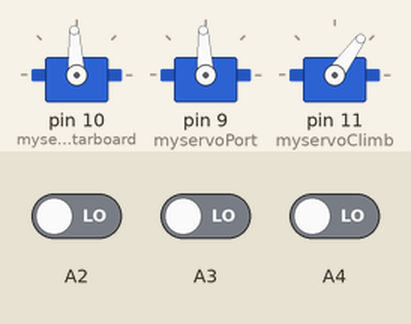
Bench run of a sketch on a simulated Arduino Uno, built with avr-gcc and run on an emulated ATmega328P. Parts: 3 × servo. Inputs (shaded band) come from the test bench; at power-on: A2 LOW, A3 LOW, A4 LOW. What the sketch prints to the serial monitor is not drawn.

Above: at 0.1 s.
At 4.3 s:
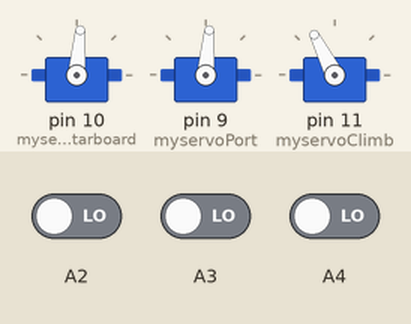
At 6.9 s:
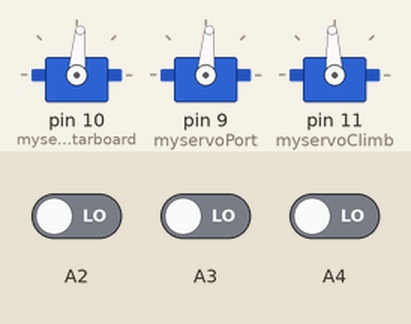
At 25.6 s:
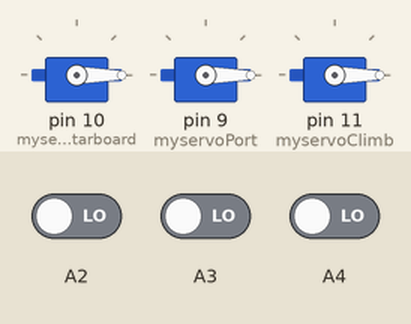
Timing chart, 0 to 27.1 s (numbered marks = the images above):
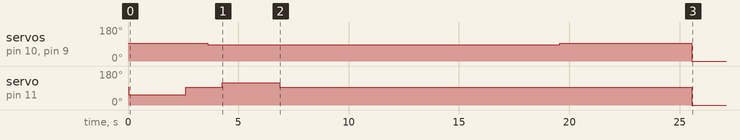

The sketch:

tuesdaypreseasoncode.ino
```cpp
/*
  Reads an analog input on pin 9, prints the result to the Serial Monitor. Meant to run a motor.
  More info on motor(PWM)values at "sensorValue=sensorValue" line.
  Attach the center pin of a potentiometer to pin A0, and the outside pins to +5V and ground.
  http://www.arduino.cc/en/Tutorial/AnalogReadSerial
  Definition:
   - myservo --> servo motor class (servo is a type of motor)
   - Microsecond values - 700 is fully counter-clockwise and 2200 is fully clockwise
  Notes:
   - Open the Serial Monitor under the Tools bar once the program is running and you can see the values of the potentiometer at various point
   - Pulse Width Modulation (PWM) is better described at https://www.arduino.cc/en/Tutorial/PWM.
   - For more info on microseconds and the map function look here at https://www.arduino.cc/en/Reference/ServoWriteMicroseconds.
   - The map function is decribed further here at https://www.arduino.cc/reference/en/language/functions/math/map/.

*/
/*
button wires
white (blue) = signal
black (green) = power
red (yellow) = ground

motor 4 wiring
green = top left ground
blue = PWM port 3

motor 3 wiring
green = right ground
blue = PWM port 6

downclimb wiring
B4 = CH1
*/
#include<Servo.h>       // include

Servo myservoStarboard;          // initializes object "myservoStarboard" as a Servo Motor object on the right side of the car facing forward
Servo myservoPort;              //  initliazes object "myservoPort" as a Servo Motor object on the left side of the car facing forward
Servo myservoClimb;

int clockwise = 1575;          // sets PWM microsecond value for clockwise motor rotation
int counterclockwise = 1425; // sets PWM microsecond value for counterclockwise motor rotation
int passNum=0;
int analogPin=1;
int val=0;
long ch1;
long ch2;
long ch3;
double autostarttime;

double timeperinch = 54.11;//time in milliseconds
double timeperfoot = 649.33;//time in milliseconds
#define RIGHT_PIN      3  // right channel from RC receiver
#define LEFT_PIN      2 // left channel from RC receiver
#define CLIMB_PIN           4  // climb channel from RC receiver
#define LEFT_MOTOR_PIN    9  // confirmed pin  9 is pwm output
#define RIGHT_MOTOR_PIN  10  // confirmed pin 10 is pwm output
#define CLIMB_MOTOR_PIN    11  // confirmed pin 11 is pwm output
#define PULSE_WIDTH_DEADBAND  40      // pulse width difference from 1500 us (microseconds) to ignore (to compensate for control centering offset)
#define K_right            0.50    // speed multiplier to decrease right sensitivity.  0.65 gives about a 4" turn radius at max left
#define K_SPEED               8.0    // Useful range 2 < 32.  16 is sluggish.  no tipping with 8.0  const accel multiplier to decrease max accel in a different way.

const int MAX_SPEED = 500;        // This corresponds to a range of 1000 to 2000
const bool debugOn = false;       // The overhead required by serial and delays would be bad for RC control.
                                  // Make it easy to disable.
long accelLimitedleft;        // Range will be +/- 500.  No real value to give it an initial value?

int left_speed;
int right_speed;
int l_speed;
int r_speed;

void setup() {
  Serial.begin(9600);                  // initialize serial communication at 9600 bits per second - don't change this
  myservoStarboard.attach(10);                  //assigns the servo to pin 6 (PWM)
  myservoStarboard.writeMicroseconds(1500);    //This sets servo to mid-point of mapped range. Described better in void loop.
  myservoPort.attach(9);                  //assigns the servo to pin 3 (PWM)
  myservoPort.writeMicroseconds(1500);   //This sets servo to mid-point of mapped range. Described better in void loop.
  myservoClimb.attach(11);
  myservoClimb.writeMicroseconds(1500);
  /* pinMode(3, INPUT);                    // Sets the pins for the inputs for the RC controller
  pinMode(5, INPUT);
  pinMode(6, INPUT); */
}

void forward () {
      myservoStarboard.writeMicroseconds(counterclockwise);      //
      myservoPort.writeMicroseconds(counterclockwise);
      //myservoStarboard.writeMicroseconds(counterclockwise);      //
      //myservoPort.writeMicroseconds(clockwise); //
}

void reverse () {
      myservoStarboard.writeMicroseconds(counterclockwise);      //
      myservoPort.writeMicroseconds(clockwise);
      /*myservoStarboard.writeMicroseconds(clockwise);      //
      myservoPort.writeMicroseconds(counterclockwise);*///
}

void pause (){
  myservoStarboard.writeMicroseconds(1500);
  myservoPort.writeMicroseconds(1500);
  delay(3000);
}

void timedelay(double distance) {
  //delay(distance * timeperinch);
  delay(distance * timeperfoot);

}

void Starboard (){
  myservoStarboard.writeMicroseconds(clockwise);
  myservoPort.writeMicroseconds(clockwise);
  /*myservoStarboard.writeMicroseconds(counterclockwise);
  myservoPort.writeMicroseconds(counterclockwise);*/
}

void Port (){
  myservoStarboard.writeMicroseconds(clockwise);//range of 700-1499
  myservoPort.writeMicroseconds(counterclockwise);//range of 1501-2200
  /*myservoStarboard.writeMicroseconds(clockwise);
  myservoPort.writeMicroseconds(clockwise);*/
}

void Climb (double direction){
  myservoClimb.writeMicroseconds(direction);
  /*myservoStarboard.writeMicroseconds(counterclockwise);
  myservoPort.writeMicroseconds(counterclockwise);*/
}

void pauseClimb (){
  myservoClimb.writeMicroseconds(1500);
  delay(1000);
}

void autonomous() {
  unsigned long startedAt = millis();
  while(millis() - startedAt < 10000){

  Climb(1100);
  timedelay(4);
  pauseClimb();

  forward();
  timedelay(1);

  Climb(1750);
  timedelay(4);
  pauseClimb();

  //pause();

  forward();
  timedelay(18);

  pause();
  }
  }
  void rcControl() {
//-----------------------------------------------Below this line is all the RC controlling code for the robot-------------------------------------------------------------------------
  while(val > 400){ //this loop will wait until the button has been pressed and then will exit

  int leftMotor = pulseIn(A3, HIGH);  // Read left input.  Normally 1000 to 2000
  int rightMotor = pulseIn(A4, HIGH);  // Read right input.  Normally 1000 to 2000
  int climbMotor = pulseIn(A2, HIGH);            // Read climb input.  Either ~1000 or ~2000 (basically binary)

  //ch1 = pulseIn(2, HIGH);
  //ch2 = pulseIn(3, HIGH);
  //ch3 = pulseIn(A4, HIGH, 25000);
  //Serial.print("Channel 1: " + ch1);
  //Serial.print("Channel 2: " + ch2);
  //Serial.print("Channel 3: " + climbMotor);
  //delay(10);
//Serial.println("made it");
  myservoPort.write(leftMotor);
  myservoStarboard.write(rightMotor);
  myservoClimb.writeMicroseconds(climbMotor);
 /* if ((900 < left)&& (left < 2100) && (900 < right) && (right < 2100)){
     Serial.println("Yay!");


     // Normalize left and right to the range of -500 to +500.
     long leftNorm = left - 1500;
     long rightNorm = right - 1500;
    if (debugOn) Serial.println(rightNorm);


     rightNorm = rightNorm * K_right;                                 // Apply simple scaling to keep right reasonable
     accelLimitedleft = (accelLimitedleft/K_SPEED*(K_SPEED-1.0)) + leftNorm/K_SPEED;

    if (debugOn) Serial.println(K_SPEED);
    if (debugOn) Serial.println(rightNorm);
    if (debugOn) Serial.println(K_right);


     // Mix left and right inputs to obtain left & right motor speeds
     left_speed = accelLimitedleft - rightNorm;
     right_speed = accelLimitedleft + rightNorm;

     // Cap speeds to max
     left_speed = min(max(left_speed, -MAX_SPEED), MAX_SPEED);  // max is 500
     right_speed = min(max(right_speed, -MAX_SPEED), MAX_SPEED); // max is 500

     // All good.
     // Values are now +/- 500 and need to be mapped to "servo" style outputs for motor controller
  }
  else     // At least one RC signal is not good
   {
    if (debugOn) Serial.println("Sad face");
    left_speed = 0;
    right_speed = 0;
   }

    if (abs(left_speed) > PULSE_WIDTH_DEADBAND){
       l_speed = map(left_speed, -500, 500, 1000, 2000);
    }
    else{
       l_speed = 1500; // This should be neutral, no speed.  If it is in the deadband then call it neutral.
    }

    if (abs(right_speed) > PULSE_WIDTH_DEADBAND){
       r_speed = map(right_speed, -500, 500, 1000, 2000);
    }
    else{
       r_speed = 1500; // This should be neutral, no speed
    }

    if (debugOn) {
      Serial.print("left_speed = ");
      Serial.print(l_speed);
      Serial.print(", right_speed = ");
      Serial.println(r_speed);
    }

    myservoPort.writeMicroseconds(l_speed);
    myservoStarboard.writeMicroseconds(r_speed);
   */

   }
  }
 /* void print() {
val=analogRead(analogPin);
  Serial.print(val);
  delay(25);
}
*/
void loop() {
/*
while(1==1) {
  print();

}
*/

while(val < 400){ //this loop will wait until the button has been pressed and then will begin the next autonomous sequence
  //Serial.print("waiting to start...");
  val=analogRead(analogPin);
  Serial.print(val);
  delay(25);
}
//--------------------------------------------------------this is the start of autonomous------------------------------------------------------------------------------------
autonomous();
rcControl();
}
```

Measured:
- by itself, servo on pin 10 (myservoStarboard), servo on pin 9 (myservoPort): 93° → 85° at 3.6 s, → 93° 15.9 s later, → 0° 6.0 s later
- by itself, servo on pin 11 (myservoClimb): 93° → 54° at 0.03 s, → 93° 2.6 s later, → 117° 1.6 s later, → 93° 2.6 s later, … (5 changes in this stretch)
